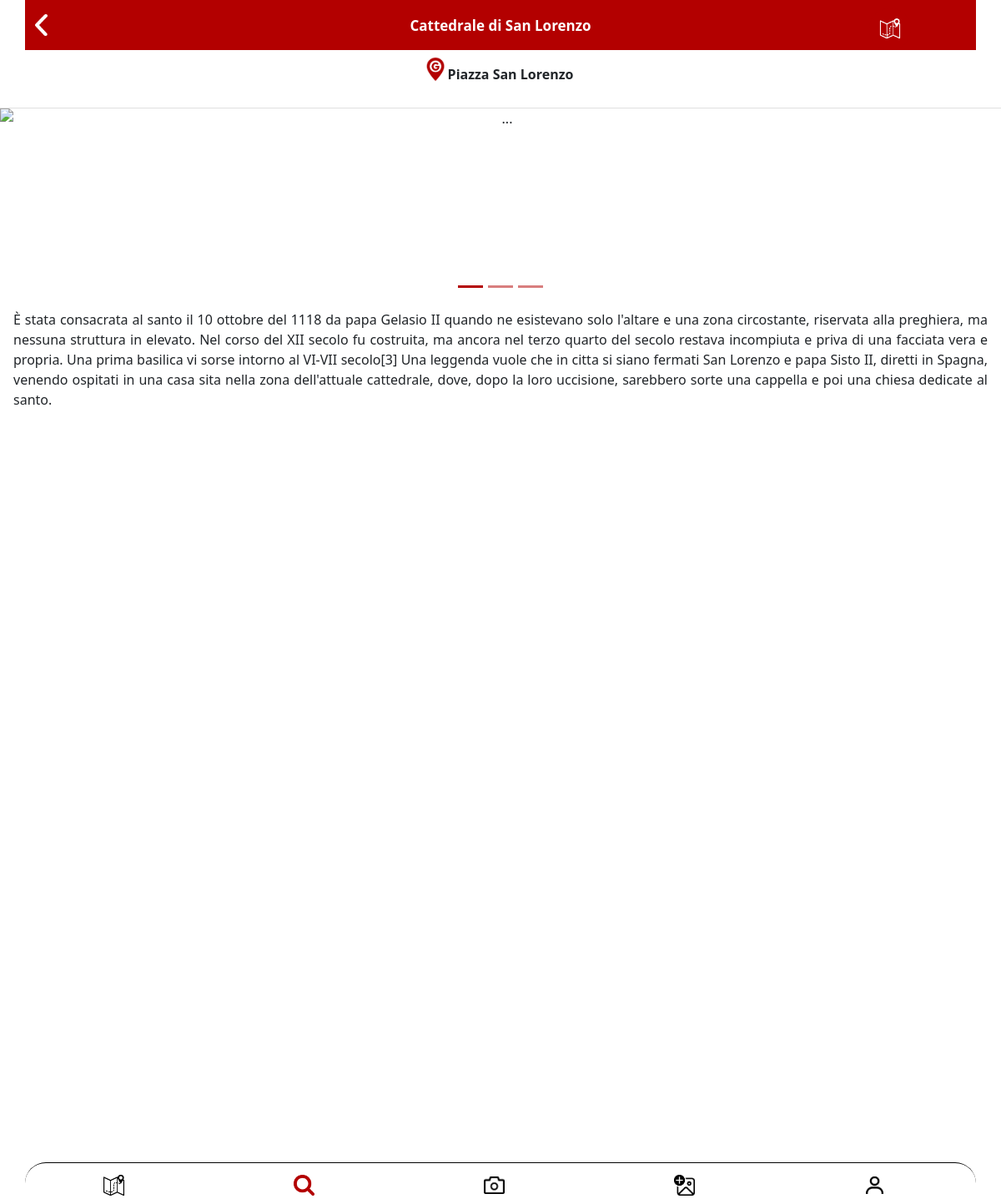
Page /mobile/ricerca/tappaSpec.php?id=4 on the committed database.
### tables this page shows
CREATE TABLE IF NOT EXISTS Tappa(
	id int PRIMARY KEY AUTO_INCREMENT,
    nome varchar(255) UNIQUE NOT NULL,
    descrizione mediumtext NOT NULL,
    categoria varchar(255) NOT NULL REFERENCES Categoria(nome),
    citta varchar(255) NOT NULL REFERENCES citta(nome),
    via varchar(255) NOT NULL,
    lon varchar(255),
    lat varchar(255)
);

### mobile/ricerca/tappaSpec.php (the view, shortened to what this page needs)
<?php
$host = "127.0.0.1";
$user = "root";
$pass = "";
$database = "genovaroute";
$connessione = new mysqli($host, $user, $pass, $database);
$sql = "SELECT Tappa.nome, Tappa.descrizione,  Tappa.via, tappa.id
        FROM Tappa
        WHERE id = " . $_SESSION['idTappa'] . "";
if ($result = $connessione->query($sql)) {
    if ($result->num_rows > 0) {
        $row = $result->fetch_assoc();
        $descrizione = $row['descrizione'];
        $dove = $row['via'];
        $nome = $row['nome'];
        $id = $row['id'];
    } else {
        echo "Errore nella query: " . $sql . "<br>" . $connessione->error;
    }
} else {
    echo "Impossibile eseguire la query";
}
?>
<!doctype html>
<html lang="en">
<head>
    <link rel="stylesheet" href="../../css/style.css">
    <link rel="stylesheet" href="../../bootstrap/css/bootstrap.min.css">
</head>
<body>
    <div class="container fixed-bottom" style="background-color: white; border-top-color:black;  border-top-style: solid; border-top-left-radius: 25px;border-top-right-radius: 25px; border-top-width: 1px; height: 50px;">
        <div class="row  justify-content-center" >
            <div class="col s-3" style="padding-top:10px">
                <center>
                    <a class="navbar-brand" href="../percorsi/index.php">
                        <img id="percorsoSfondo" src="../../img/icons/percorso.png">
                    </a>
                </center>
            </div>
            <div class="col s-3" style="padding-top:10px">
                <center>
                    <a class="navbar-brand" href="./">
                        <img id="ricercaNavImg" src="../../img/icons/searchRed.png">
                    </a>
                </center>
            </div>
            <div class="col s-3" style="padding-top:10px">
                <center>
                    <a class="navbar-brand" href="../scanner/index.php ">
                        <img style="width:25px" src="../../img/icons/scannerizza.png">
                    </a>
                </center>
            </div>
            <div class="col s-3" style="padding-top:10px">
                <center>
                    <a class="navbar-brand" href="../percorsiPersonali/index.php ">
                        <img style="width:25px" src="../../img/icons/aggiungiPercorso.png">
                    </a>
                </center>
            </div>
            <div class="col s-3" style="padding-top:10px">
                <center>
                    <a class="navbar-brand" href="../profilo/index.php">
                        <img id="account" src="../../img/icons/account.png">
                    </a>
                </center>
            </div>
        </div>
    </div>
    <div class="container fixed-top">
        <div class="row justify-content-center align-items-center" style="background-color: #B30000;  padding-top: 10px; height:60px;">
            <div class="col-2">
                <a href="index.php">
                    <img id="back" src="../../img/icons/back.png">
                </a>
            </div>
            <div class="col-8">
                <h1 style=" color: white; font-weight: bold; text-align: center;  font-size: 17px;"><?php echo $nome; ?></h1>
            </div>
            <div class="col-2">
                <center>
                    <a class="navbar-brand" href="mappaSpecifica.php">
                        <img id="percorsoSfondo" src="../../img/icons/percorsoSfondo.png" style="width:50px">
                    </a>
                </center>
            </div>
        </div>
    </div>
    <div class="card text-center" style="margin-top:20px; border-radius:0px; text-align: left; padding-top:60px; margin:0px; border:none;">
        <div class="card-header" style="background-color:white; margin-left:0px; padding-left:0px">
            <p class="card-title" style="font-weight: bold; margin-left: 10px;"><img src="../../img/icons/marker.png" style="width: 30px; margin-bottom: 15px; "><?php echo $dove; ?></p>
        </div>
        <div id="carouselExampleControls" class="carousel slide" data-bs-ride="carousel" style="margin:none; padding:none; height:225px;">
            <div class="carousel-indicators" style="background-color:white; width:100%; margin:auto">
                <button style="background-color:#B30000;color:#B30000" type="button" data-bs-target="#carouselExampleIndicators" data-bs-slide-to="0" class="active" aria-current="true" aria-label="Slide 1"></button>
                <button style="background-color:#B30000;color:#B30000" type="button" data-bs-target="#carouselExampleIndicators" data-bs-slide-to="1" aria-label="Slide 2"></button>
                <button style="background-color:#B30000;color:#B30000" type="button" data-bs-target="#carouselExampleIndicators" data-bs-slide-to="2" aria-label="Slide 3"></button>
            </div>
            <div class="carousel-inner double-tap" id="double-tap" style="align-items: center;">
                <div class="carousel-item active" data-bs-interval="9999999999999999" style="align-items:center">
                    <img src="../../img/tappe/<?php echo $id ?>.1.png" class="d-block w-100" alt="..." style="max-height: 200px; margin-left: auto; margin-right: auto;">
                </div>
            </div>
        </div>
    </div>
    <div id="gestureZone" class="card-body" style="text-align: center; border:none; height:800px">
        <p class="card-text" style="text-align:justify; border:none;"><?php echo $descrizione; ?></p>
    </div>
    <br>
    <br>
    <br>
    <br>
    <br>
    <br>
    <br>
    <br>
    <br>
    <br>
    <br>
    <br>
</body>
</html>

### css/style.css (style rules this page uses)
#percorsoSfondo { width:25px; }
#ricercaNavImg { width:25px; }
#account { width:21px; }
#back { width:15px; padding-bottom:10px; }

### rows in the picture
tappa: nome "Cattedrale di San Lorenzo", via "Piazza San Lorenzo", descrizione "È stata consacrata al santo il 10 ottobre del 1118 da papa Gelasio II quando ne esistevano solo l'altare e una zona circostante, riservata alla preghiera, ma nessuna struttura in elevato. Nel corso del XII secolo fu costruita, ma ancora nel terzo quarto del secolo restava incompiuta e priva di una facciata vera e propria. Una prima basilica vi sorse intorno al VI-VII secolo[3] Una leggenda vuole che in citta si siano fermati San Lorenzo e papa Sisto II, diretti in Spagna, venendo ospitati in una casa sita nella zona dell'attuale cattedrale, dove, dopo la loro uccisione, sarebbero sorte una cappella e poi una chiesa dedicate al santo."
